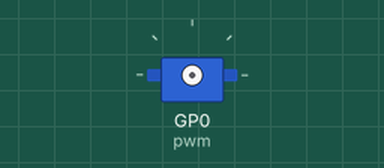
Bench run of a program on a simulated Raspberry Pi Pico running MicroPython. Parts: servo. Servo angles are drawn from the pulse width (0.5 ms = 0°, 2.5 ms = 180°).

Above: at 0.05 s.
At 0.85 s:
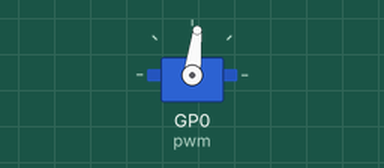
At 1.7 s:
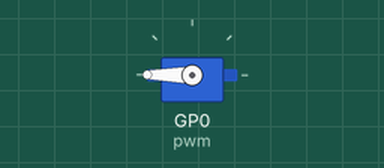
At 3.4 s:
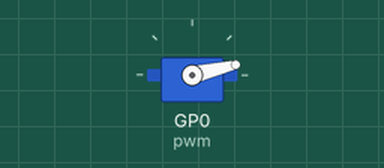
Timing chart, 0 to 8.3 s (numbered marks = the images above):
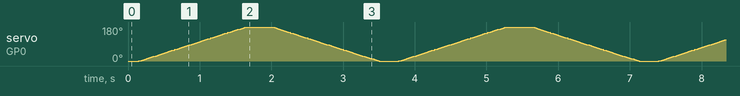

The program:

Servo_test_2.py
```python
'''
 * Keyestudio 24 in 1 Starter Kit for Raspberry Pi Pico
 * lesson 19.2
 * Servo test 2
 * http://www.keyestudio.com
'''
from utime import sleep
from machine import Pin
from machine import PWM

pwm = PWM(Pin(0))#舵机引脚接GP0
pwm.freq(50)#20ms的周期，所以频率为50Hz
'''
角度对应的占空比
0°----2.5%----1638
45°----5%----3276
90°----7.5%----4915
135°----10%----6553
180°----12.5%----8192
考虑到误差，将占空比定在1000~9000，这样可以顺利转动0~180度
'''
# 设置伺服马达的转动角度
def setServoCycle (position):
    pwm.duty_u16(position)
    sleep(0.01)

# 将转动角度换算成占空比
def convert(x, i_m, i_M, o_m, o_M):
    return max(min(o_M, (x - i_m) * (o_M - o_m) // (i_M - i_m) + o_m), o_m)

while True:
    for degree in range(0, 180, 1):#从0°转动到180°
        pos = convert(degree, 0, 180, 1000, 9000)
        setServoCycle(pos)

    for degree in range(180, 0, -1):#从180°转动到0°
        pos = convert(degree, 0, 180, 1000, 9000)
        setServoCycle(pos)
```
